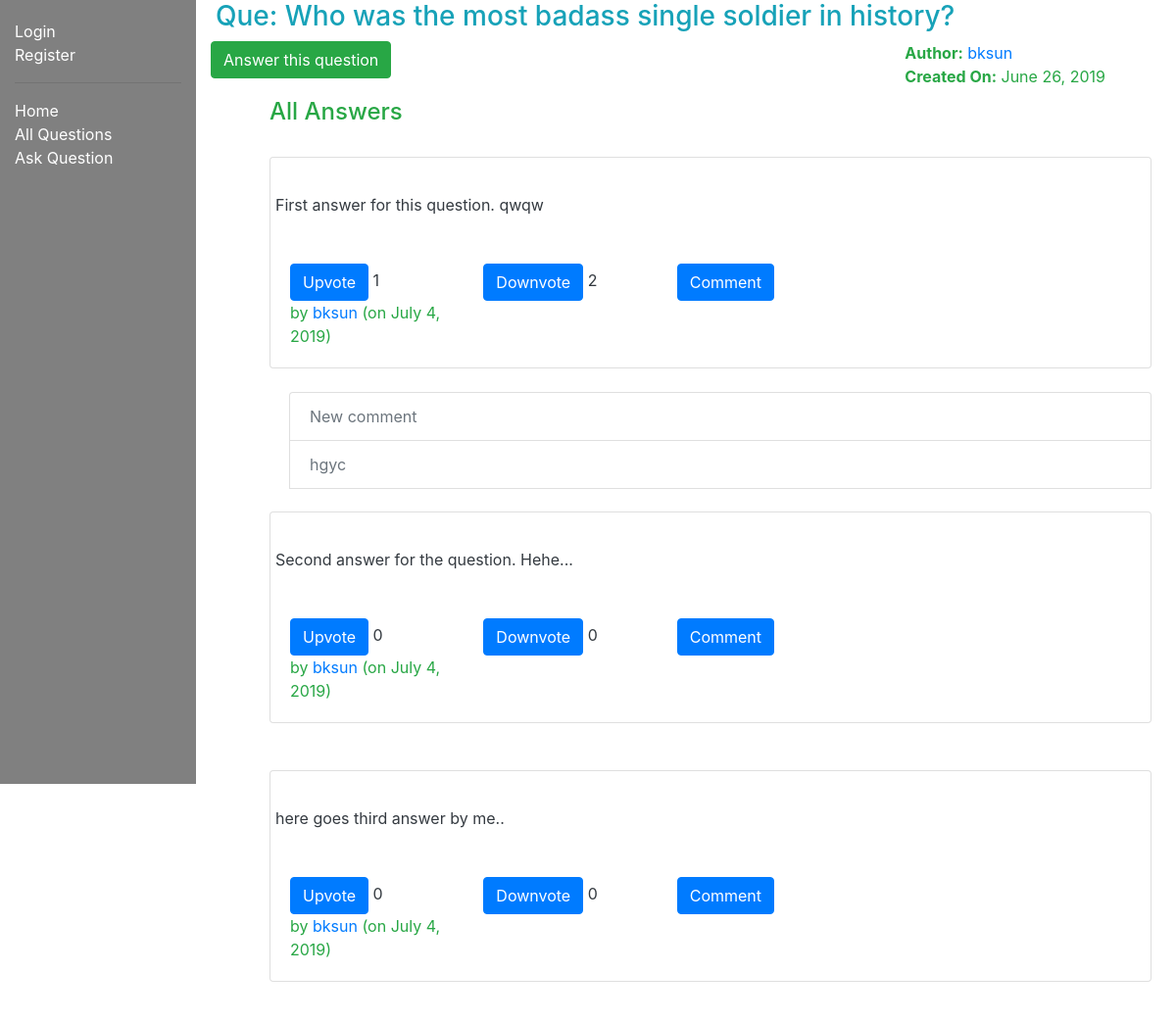
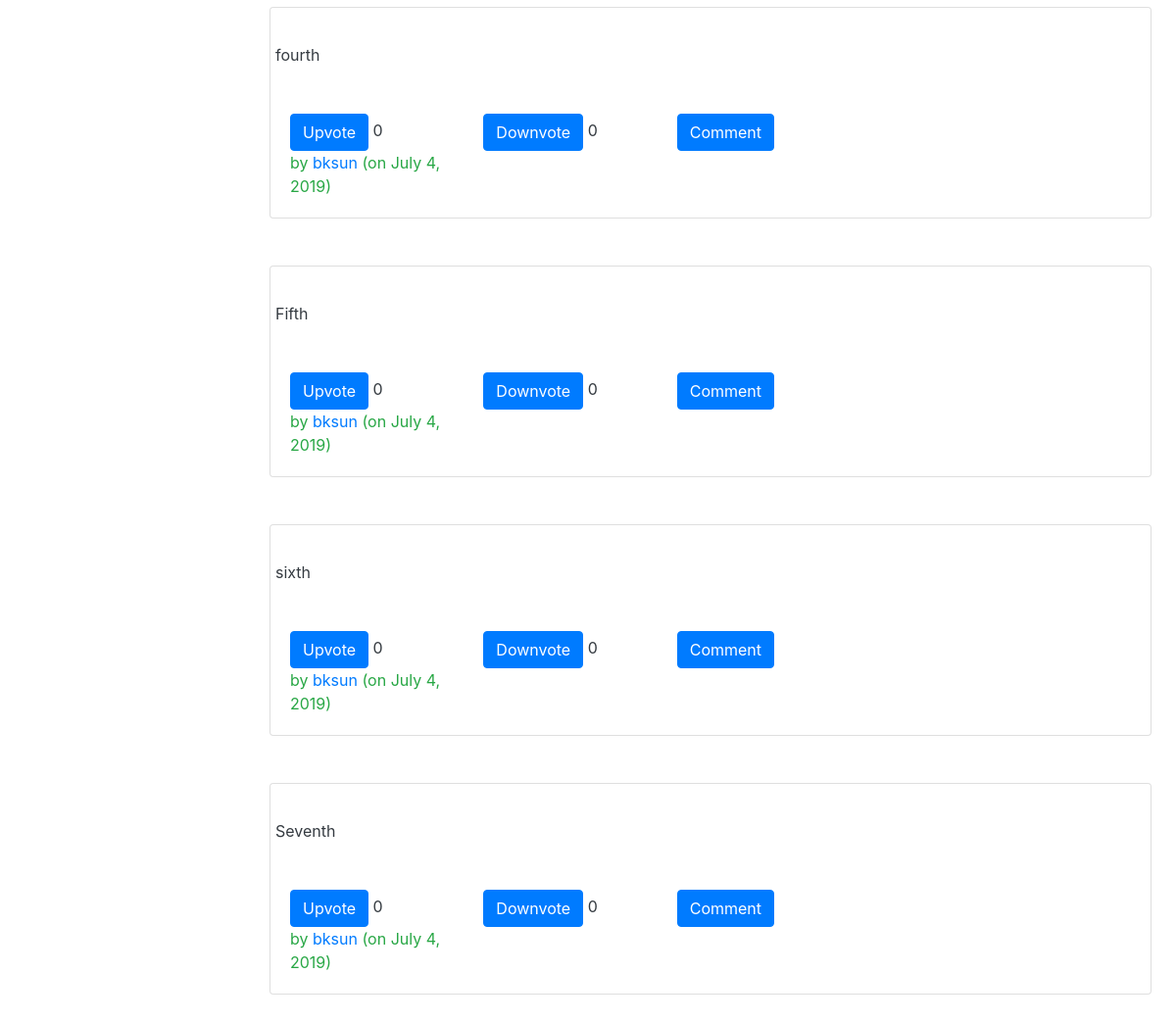
Page /myquora/question/2 on the committed database (2 pictures, top to bottom).
### myquora/models.py (models this page shows, shortened)
class Question(models.Model):
    author = models.ForeignKey(Author, on_delete=models.SET_NULL, null=True)
    question_text = models.TextField(max_length=1000, help_text='Enter your question in brief')
    date_created = models.DateField(null=True, default=timezone.now())
    date_updated = models.DateField(null=True, default=timezone.now())

class Author(models.Model):
    user = models.ForeignKey(User, on_delete=models.CASCADE)
    email = models.EmailField(max_length=70, blank=True)
    date_created = models.DateField(null=True, default=timezone.now())
    credits = models.IntegerField(default=0)
    def get_absolute_url(self):
        return reverse('author-detail', args=[str(self.id)])
    def __str__(self):
        return f'{self.user.username}'

class Answer(models.Model):
    author = models.ForeignKey(Author, on_delete=models.SET_NULL, null=True)
    question = models.ForeignKey('Question', on_delete=models.SET_NULL, null=True)
    answer_text = models.TextField(max_length=2000, help_text='Write your answer here...')
    date_created = models.DateField(null=True, default=timezone.now())
    date_updated = models.DateField(null=True, default=timezone.now())
    upvote = models.IntegerField(default=0)
    downvote = models.IntegerField(default=0)
    views = models.IntegerField(default=0)

class Comment(models.Model):
    author = models.ForeignKey('Author', on_delete=models.SET_NULL, null=True)
    answer = models.ForeignKey('Answer', on_delete=models.SET_NULL, null=True)
    comment_text = models.TextField(max_length=1000, help_text='Enter your comment...')
    date_created = models.DateField(default=timezone.now())
    date_updated = models.DateField(default=timezone.now())
    def __str__(self):
        return f'{self.comment_text}'

### myquora/views.py (the view)
# urls.py: path('question/<int:pk>', views.QuestionDetailView.as_view(), name='question-detail'),
class QuestionDetailView(generic.DetailView):
    model = Question
    def get_context_data(self, **kwargs):
        context = super().get_context_data(**kwargs)
        question_id = self.kwargs['pk']
        question = Question.objects.get(id=question_id)
        answer_list = Answer.objects.filter(question=question)
        comment_dictionary = {
                ans.id: Comment.objects.filter(answer=ans) for ans in answer_list
            }
        context['answer_list'] = answer_list
        context['answer_url'] = '/myquora/question/'+str(question_id)+'/answer/'
        context['upvote_url'] = '/myquora/answer/upvote/'
        context['downvote_url'] = '/myquora/answer/downvote/'
        context['comment_dictionary'] = comment_dictionary
        return context

### myquora/templates/myquora/question_detail.html (shortened to what this page needs)
{% extends "base_generic.html" %}
{% block content %}
<div style="margin-left: 5px;" class="row text-info">
    <h3>Que: {{ question.question_text }} </h3>
</div>
  <div class="text-success">
    <div class="row">
        <div class="col">
          <form action = "{{answer_url}}" method = "GET" >
            <input type ="submit"  class="btn btn-success" role="button" value="Answer this question">
          </form>
        </div>
        <div class="col-5"></div>
        <div class="col">
          <strong>Author:</strong> <a href="{{ question.author.get_absolute_url }}">{{ question.author }}</a>
          <br>
          <strong>Created On:</strong> {{ question.date_created }}
        </div>
    </div>
  <div style="margin-left:20px;margin-top:10px; margin-right: 10px;">
    {% if answer_list %}
    <ul>
        <h4>All Answers</h4>
      {% for answer in answer_list %}
          <br>
          <div class="card">
            <div class="card-body">
              <p class="card-text">
                <div class="row text-dark">
            {{ answer.answer_text }}
          </div>
          <br>
          <br>
          <div class="row text-success">
              <div class="col">
                <form action="{{upvote_url}}{{answer.id}}" method="POST">
                  <input type="submit" value="Upvote" class="btn btn-primary">
                  <span class="text-dark">{{ answer.upvote }}</span>
                </form>
              </div>
            <div class="col">
                <form action="{{downvote_url}}{{answer.id}}" method="POST">
                  <input type="submit" value="Downvote" class="btn btn-primary">
                  <span class="text-dark">{{ answer.downvote }}</span>
                </form>
              </div>
            <div class="col">
                <form action="/myquora/answer/{{answer.id}}/comment/" method="GET">
                  <input type="submit" value="Comment" class="btn btn-primary">
                </form>
            </div>
            <div class="col-4">
            </div>
            <div class="col-3">
                  by <a href="{{ answer.author.get_absolute_url }}">{{answer.author}} </a>
                  (on {{answer.date_updated}})
            </div>
              </p>
            </div>
          </div>
 </div>
 <div style="margin-left: 20px;">
        <br>
        <ul class="list-group">
          {% for key, comment in comment_dictionary.items %}
            {% if key == answer.id %}
              {% if comment %}
                {% for comm in comment %}
                    <li class="list-group-item disabled">{{ comm }}</li>
                {% endfor %}
              {% endif %}
            {% endif %}
          {% endfor %}
        </div>
      {% endfor %}
    {% else %}
    <div class="text-danger">
        There are no answers for this question.
    </div>
    {% endif %}
{% endblock %}

### rows in the picture
Question: question_text "Who was the most badass single soldier in history?", author "bksun", date_created "June 26, 2019"
Answer: answer_text "First answer for this question. qwqw", upvote "1", downvote "2", author "bksun", date_updated "July 4, 2019"
Comment: comment_text "New comment"
Comment: comment_text "hgyc"
Answer: answer_text "Second answer for the question. Hehe...", upvote "0", downvote "0", author "bksun", date_updated "July 4, 2019"
Answer: answer_text "here goes third answer by me..", upvote "0", downvote "0", author "bksun", date_updated "July 4, 2019"
Answer: answer_text "fourth", upvote "0", downvote "0", author "bksun", date_updated "July 4, 2019"
Answer: answer_text "Fifth", upvote "0", downvote "0", author "bksun", date_updated "July 4, 2019"
Answer: answer_text "sixth", upvote "0", downvote "0", author "bksun", date_updated "July 4, 2019"
Answer: answer_text "Seventh", upvote "0", downvote "0", author "bksun", date_updated "July 4, 2019"
